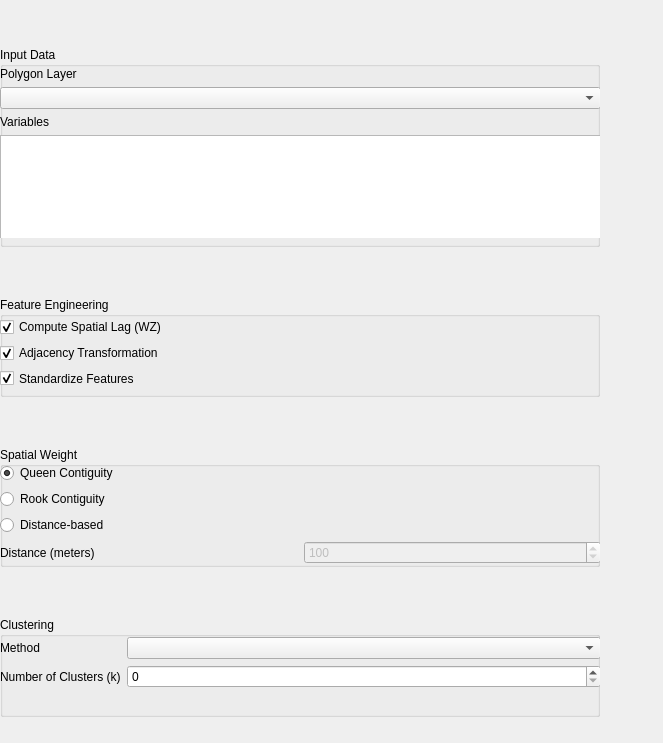
<?xml version="1.0" encoding="UTF-8"?>
<ui version="4.0">
 <class>dlgSpatialClustering</class>
 <widget class="QDialog" name="dlgSpatialClustering">
  <property name="geometry">
   <rect>
    <x>0</x>
    <y>0</y>
    <width>663</width>
    <height>743</height>
   </rect>
  </property>
  <property name="minimumSize">
   <size>
    <width>480</width>
    <height>600</height>
   </size>
  </property>
  <property name="maximumSize">
   <size>
    <width>16777215</width>
    <height>16777215</height>
   </size>
  </property>
  <property name="windowTitle">
   <string>Spatial Clustering Analysis</string>
  </property>
  <widget class="QWidget" name="verticalLayoutWidget">
   <property name="geometry">
    <rect>
     <x>0</x>
     <y>0</y>
     <width>621</width>
     <height>841</height>
    </rect>
   </property>
   <layout class="QVBoxLayout" name="verticalLayout">
    <property name="spacing">
     <number>3</number>
    </property>
    <item>
     <widget class="QGroupBox" name="grpInput">
      <property name="enabled">
       <bool>true</bool>
      </property>
      <property name="maximumSize">
       <size>
        <width>600</width>
        <height>200</height>
       </size>
      </property>
      <property name="layoutDirection">
       <enum>Qt::LeftToRight</enum>
      </property>
      <property name="title">
       <string>Input Data</string>
      </property>
      <property name="alignment">
       <set>Qt::AlignLeading|Qt::AlignLeft|Qt::AlignTop</set>
      </property>
      <property name="flat">
       <bool>false</bool>
      </property>
      <property name="checkable">
       <bool>false</bool>
      </property>
      <widget class="QWidget" name="formLayoutWidget">
       <property name="geometry">
        <rect>
         <x>0</x>
         <y>20</y>
         <width>601</width>
         <height>171</height>
        </rect>
       </property>
       <layout class="QFormLayout" name="formLayout">
        <property name="labelAlignment">
         <set>Qt::AlignLeading|Qt::AlignLeft|Qt::AlignTop</set>
        </property>
        <property name="formAlignment">
         <set>Qt::AlignLeading|Qt::AlignLeft|Qt::AlignTop</set>
        </property>
        <item row="3" column="0" colspan="2">
         <widget class="QLabel" name="label_3">
          <property name="text">
           <string>Variables</string>
          </property>
          <property name="alignment">
           <set>Qt::AlignJustify|Qt::AlignTop</set>
          </property>
         </widget>
        </item>
        <item row="1" column="0" colspan="2">
         <widget class="QLabel" name="label_2">
          <property name="text">
           <string>Polygon Layer</string>
          </property>
         </widget>
        </item>
        <item row="4" column="0" colspan="2">
         <widget class="QListWidget" name="lstFields">
          <property name="minimumSize">
           <size>
            <width>0</width>
            <height>120</height>
           </size>
          </property>
          <property name="maximumSize">
           <size>
            <width>16777215</width>
            <height>500</height>
           </size>
          </property>
          <property name="selectionMode">
           <enum>QAbstractItemView::MultiSelection</enum>
          </property>
         </widget>
        </item>
        <item row="2" column="0" colspan="2">
         <widget class="QComboBox" name="cmbLayer"/>
        </item>
       </layout>
      </widget>
     </widget>
    </item>
    <item>
     <widget class="QGroupBox" name="grpFeature">
      <property name="maximumSize">
       <size>
        <width>600</width>
        <height>100</height>
       </size>
      </property>
      <property name="title">
       <string>Feature Engineering</string>
      </property>
      <widget class="QWidget" name="verticalLayoutWidget_3">
       <property name="geometry">
        <rect>
         <x>0</x>
         <y>20</y>
         <width>601</width>
         <height>71</height>
        </rect>
       </property>
       <layout class="QVBoxLayout" name="verticalLayout_3">
        <item>
         <widget class="QCheckBox" name="chkLag">
          <property name="text">
           <string>Compute Spatial Lag (WZ)</string>
          </property>
          <property name="checked">
           <bool>true</bool>
          </property>
         </widget>
        </item>
        <item>
         <widget class="QCheckBox" name="chkAdj">
          <property name="text">
           <string>Adjacency Transformation</string>
          </property>
          <property name="checked">
           <bool>true</bool>
          </property>
         </widget>
        </item>
        <item>
         <widget class="QCheckBox" name="chkScale">
          <property name="text">
           <string>Standardize Features</string>
          </property>
          <property name="checked">
           <bool>true</bool>
          </property>
         </widget>
        </item>
       </layout>
      </widget>
     </widget>
    </item>
    <item>
     <widget class="QGroupBox" name="grpWeight">
      <property name="maximumSize">
       <size>
        <width>600</width>
        <height>120</height>
       </size>
      </property>
      <property name="autoFillBackground">
       <bool>true</bool>
      </property>
      <property name="title">
       <string>Spatial Weight</string>
      </property>
      <widget class="QWidget" name="verticalLayoutWidget_2">
       <property name="geometry">
        <rect>
         <x>0</x>
         <y>16</y>
         <width>601</width>
         <height>101</height>
        </rect>
       </property>
       <layout class="QVBoxLayout" name="verticalLayout_2">
        <item>
         <widget class="QRadioButton" name="radQueen">
          <property name="text">
           <string>Queen Contiguity</string>
          </property>
          <property name="checked">
           <bool>true</bool>
          </property>
         </widget>
        </item>
        <item>
         <widget class="QRadioButton" name="radRook">
          <property name="text">
           <string>Rook Contiguity</string>
          </property>
         </widget>
        </item>
        <item>
         <widget class="QRadioButton" name="radDistance">
          <property name="text">
           <string>Distance-based</string>
          </property>
         </widget>
        </item>
        <item>
         <layout class="QHBoxLayout" name="horizontalLayout">
          <item>
           <widget class="QLabel" name="label">
            <property name="text">
             <string>Distance (meters)</string>
            </property>
           </widget>
          </item>
          <item>
           <widget class="QSpinBox" name="spnDistance">
            <property name="enabled">
             <bool>false</bool>
            </property>
            <property name="minimum">
             <number>1</number>
            </property>
            <property name="maximum">
             <number>100000</number>
            </property>
            <property name="value">
             <number>100</number>
            </property>
           </widget>
          </item>
         </layout>
        </item>
       </layout>
      </widget>
     </widget>
    </item>
    <item>
     <widget class="QGroupBox" name="grpCluster">
      <property name="maximumSize">
       <size>
        <width>600</width>
        <height>100</height>
       </size>
      </property>
      <property name="title">
       <string>Clustering</string>
      </property>
      <widget class="QWidget" name="formLayoutWidget_2">
       <property name="geometry">
        <rect>
         <x>0</x>
         <y>20</y>
         <width>601</width>
         <height>80</height>
        </rect>
       </property>
       <layout class="QFormLayout" name="formLayout_2">
        <property name="labelAlignment">
         <set>Qt::AlignLeading|Qt::AlignLeft|Qt::AlignVCenter</set>
        </property>
        <property name="formAlignment">
         <set>Qt::AlignLeading|Qt::AlignLeft|Qt::AlignTop</set>
        </property>
        <item row="0" column="0">
         <widget class="QLabel" name="label_4">
          <property name="text">
           <string>Method</string>
          </property>
         </widget>
        </item>
        <item row="0" column="1">
         <widget class="QComboBox" name="cmbCluster"/>
        </item>
        <item row="1" column="0">
         <widget class="QLabel" name="label_5">
          <property name="text">
           <string>Number of Clusters (k)</string>
          </property>
         </widget>
        </item>
        <item row="1" column="1">
         <widget class="QSpinBox" name="spinBox"/>
        </item>
       </layout>
      </widget>
     </widget>
    </item>
    <item>
     <layout class="QHBoxLayout" name="horizontalLayout_2">
      <property name="spacing">
       <number>-1</number>
      </property>
      <property name="sizeConstraint">
       <enum>QLayout::SetDefaultConstraint</enum>
      </property>
      <property name="bottomMargin">
       <number>0</number>
      </property>
      <item>
       <widget class="QPushButton" name="pushButton_2">
        <property name="text">
         <string>PushButton</string>
        </property>
       </widget>
      </item>
      <item>
       <widget class="QPushButton" name="pushButton">
        <property name="text">
         <string>PushButton</string>
        </property>
       </widget>
      </item>
     </layout>
    </item>
   </layout>
  </widget>
 </widget>
 <resources/>
 <connections/>
</ui>
